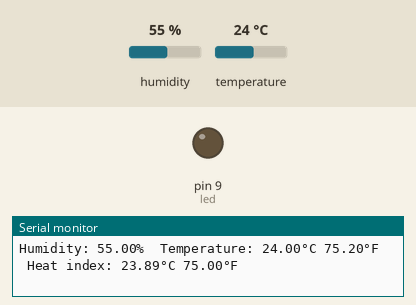
The sketch below on a simulated Arduino Uno, built with avr-gcc and run on an emulated ATmega328P. Shown: output pins drawn as LEDs (lit = HIGH), the last lines printed to the serial monitor. The test bench sets the inputs (shaded band); at power-on: temperature 24 °C, humidity 55 %.

Above: at 4.8 s.
4.9 s: temperature set to 26.5 °C
7.9 s: temperature set to 27.6 °C
At 8.7 s:
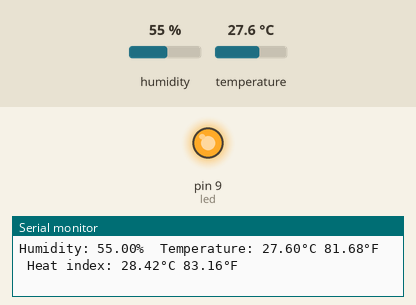
10.9 s: temperature set to 12 °C
At 13.4 s:
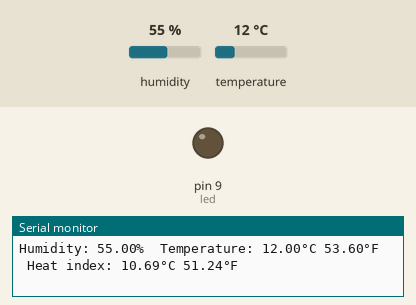
13.9 s: temperature set to 28 °C
At 14.6 s:
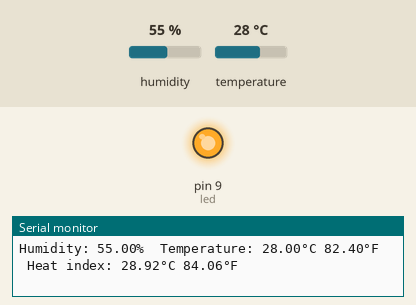
Timing chart, 0 to 16.9 s (numbered marks = the images above; inputs shaded):
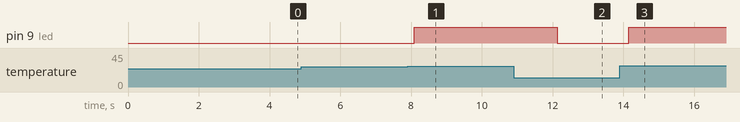

Measured:
- the behaviour switches between 27 and 27.1 °C on temperature (found by bisection; images 0 and 1)
- after the input at 7.9 s, pin 9 (led): LOW → HIGH after 0.19 s
- after the input at 10.9 s, pin 9 (led): HIGH → LOW after 1.2 s
- after the input at 13.9 s, pin 9 (led): LOW → HIGH after 0.26 s

The sketch:

thermometer.ino
```cpp
// Example testing sketch for various DHT humidity/temperature sensors
// Written by ladyada, public domain

// REQUIRES the following Arduino libraries:
// - DHT Sensor Library: https://github.com/adafruit/DHT-sensor-library
// - Adafruit Unified Sensor Lib: https://github.com/adafruit/Adafruit_Sensor

#include "DHT.h"

#define DHTPIN 2     // Digital pin connected to the DHT sensor
// Feather HUZZAH ESP8266 note: use pins 3, 4, 5, 12, 13 or 14 --
// Pin 15 can work but DHT must be disconnected during program upload.

// Uncomment whatever type you're using!
//#define DHTTYPE DHT11   // DHT 11
#define DHTTYPE DHT22   // DHT 22  (AM2302), AM2321
//#define DHTTYPE DHT21   // DHT 21 (AM2301)

// Connect pin 1 (on the left) of the sensor to +5V
// NOTE: If using a board with 3.3V logic like an Arduino Due connect pin 1
// to 3.3V instead of 5V!
// Connect pin 2 of the sensor to whatever your DHTPIN is
// Connect pin 4 (on the right) of the sensor to GROUND
// Connect a 10K resistor from pin 2 (data) to pin 1 (power) of the sensor

// Initialize DHT sensor.
// Note that older versions of this library took an optional third parameter to
// tweak the timings for faster processors.  This parameter is no longer needed
// as the current DHT reading algorithm adjusts itself to work on faster procs.
DHT dht(DHTPIN, DHTTYPE);

int led=9;

void setup() {
  Serial.begin(9600);
  Serial.println(F("DHTxx test!"));
  pinMode(led, OUTPUT);

  dht.begin();
}

void loop() {
  // Wait a few seconds between measurements.
  delay(2000);

  // Reading temperature or humidity takes about 250 milliseconds!
  // Sensor readings may also be up to 2 seconds 'old' (its a very slow sensor)
  float h = dht.readHumidity();
  // Read temperature as Celsius (the default)
  float t = dht.readTemperature();
  // Read temperature as Fahrenheit (isFahrenheit = true)
  float f = dht.readTemperature(true);

  // Check if any reads failed and exit early (to try again).
  if (isnan(h) || isnan(t) || isnan(f)) {
    Serial.println(F("Failed to read from DHT sensor!"));
    return;
  }

  // Compute heat index in Fahrenheit (the default)
  float hif = dht.computeHeatIndex(f, h);
  // Compute heat index in Celsius (isFahreheit = false)
  float hic = dht.computeHeatIndex(t, h, false);

  Serial.print(F("Humidity: "));
  Serial.print(h);
  Serial.print(F("%  Temperature: "));
  Serial.print(t);
  Serial.print(F("°C "));
  Serial.print(f);
  Serial.print(F("°F  Heat index: "));
  Serial.print(hic);
  Serial.print(F("°C "));
  Serial.print(hif);
  Serial.println(F("°F"));

  if (t > 27) {
      digitalWrite(led, HIGH);
  }
  else {
      digitalWrite(led, LOW);
  }
}
```
